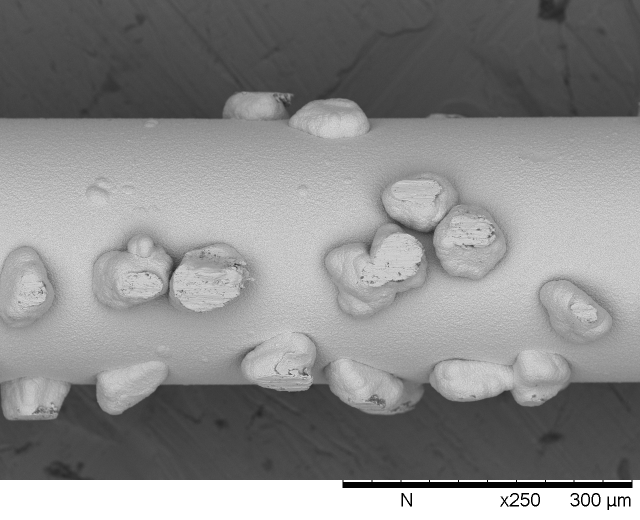
#> input picture images/fio_2.1.tif, 1280 x 1040 px, given in place of path, which was not available (shown at 1/2 size)
$ python apenas_fio.py
#> lines starting #> are read from the running program, lines starting #| are printed output that depends on the picture; after the words box and inside, x2 and y2 are one past the last pixel; in counts of white or black regions, pixels touching at a corner belong together; pictures that were not available may be replaced by others from this repository, and a replacement may not be noted
import numpy as np
import cv2
import matplotlib.pyplot as plt


path = "D:\diamond_wire\images\Fio_2.8.tif"
imgBig = cv2.imread('path')
#> imgBig is the input picture: shape (1040, 1280, 3); min 0, max 255, mean 137.9

# [17 lines of commented-out code are left out]
imgGray = cv2.cvtColor(imgBig, cv2.COLOR_BGR2GRAY)
print(imgGray.shape)
#| (1040, 1280)

hist = cv2.calcHist([imgGray], [0], None, [256], [0,256] )
#> hist = 256 values, max 93467 at index 255, min 0 at index 1, mean 5200
plt.hist(imgGray.ravel(),256,[0,256])
plt.show()
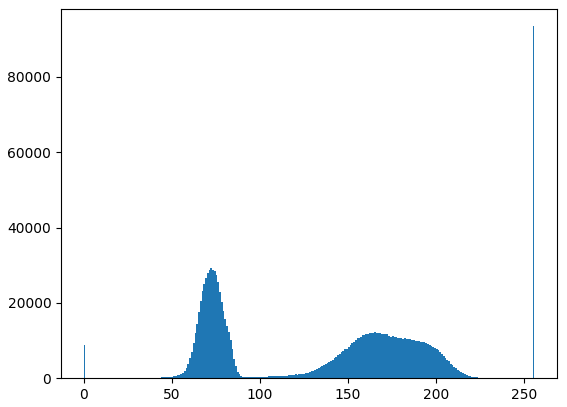
#> figure drawn by matplotlib, 1 panel; tallest bar 93467 high, from x = 255 to 256


median_blur = cv2.medianBlur(imgGray, 3)

kernel_sharpen_1 = np.array([[-1,-1,-1], [-1,9,-1], [-1,-1,-1]])
kernel_sharpen_2 = np.array([[1,1,1], [1,-7,1], [1,1,1]])
kernel_sharpen_3 = np.array([[-1,-1,-1,-1,-1],
[-1,2,2,2,-1],
[-1,2,8,2,-1],
[-1,2,2,2,-1],
[-1,-1,-1,-1,-1]]) / 8.0
output_1 = cv2.filter2D(median_blur, -1, kernel_sharpen_1)
output_3 = cv2.filter2D(median_blur, -1, kernel_sharpen_3)


median_blur2 =  cv2.medianBlur(output_3, 3)
#
ret,thresh = cv2.threshold(median_blur2,0,255,cv2.THRESH_BINARY_INV+cv2.THRESH_OTSU)
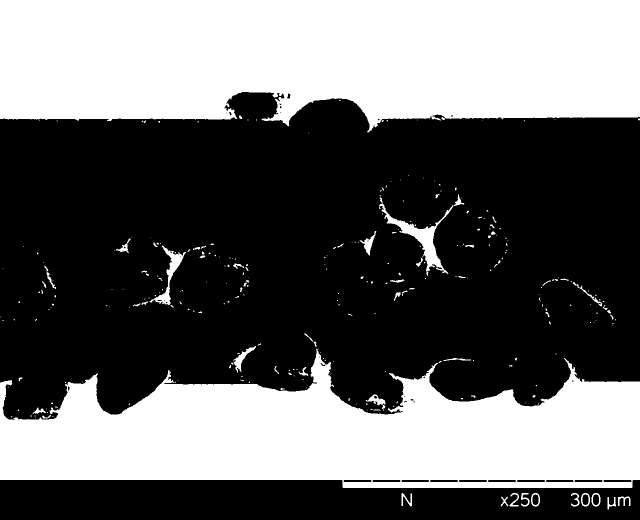
#> thresh: shape (1040, 1280) (shown at 1/2 size); 40.4% white; 300 white regions (228 under 20 px)
#> ret = 127


contours, hierarchy = cv2.findContours(thresh, cv2.RETR_CCOMP, cv2.CHAIN_APPROX_SIMPLE)
#> contours = 340 contours, 272 with area under 20; largest, box (x1, y1, x2, y2) and area: (0, 0, 1280, 265) 293258, (0, 697, 1280, 976) 229236, (758, 395, 907, 552) 3627, (299, 491, 372, 610) 1582, (467, 692, 512, 745) 540
# Draw all the contours.
#> (the run stopped early here; a loop or call above may not have finished)

$ run again, on images/Fio1_180x.1.tif
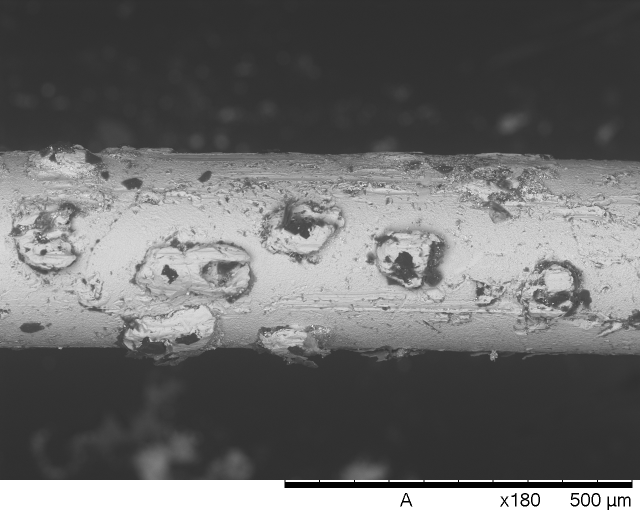
#> input picture images/Fio1_180x.1.tif, 1280 x 1040 px, given in place of path, which was not available (shown at 1/2 size)
#> imgBig is the input picture: shape (1040, 1280, 3); min 0, max 255, mean 108.3
#| (1040, 1280)
#> hist = 256 values, max 101770 at index 49, min 0 at index 1, mean 5200
#> `plt.show()`:
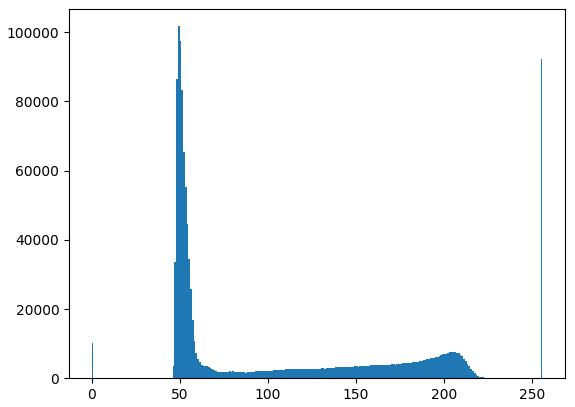
#> figure drawn by matplotlib, 1 panel; tallest bar 101770 high, from x = 49 to 50
#> `ret,thresh = cv2.threshold(median_blur2,0,255,cv2.THRESH_BINARY_INV+cv..`:
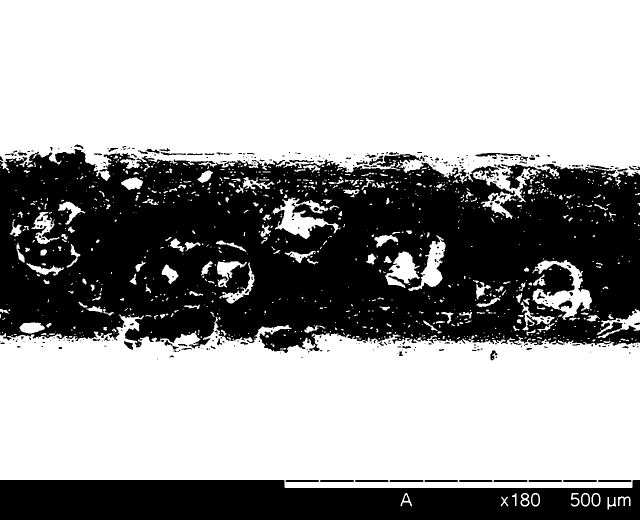
#> thresh: shape (1040, 1280) (shown at 1/2 size); 62.9% white; 383 black regions (272 under 20 px)
#> ret = 125
#> contours = 1402 contours, 1092 with area under 20; largest, box (x1, y1, x2, y2) and area: (0, 0, 1280, 405) 422177, (0, 629, 1280, 976) 368844, (1065, 520, 1184, 640) 5338, (545, 395, 682, 478) 4047, (816, 471, 891, 582) 2728
